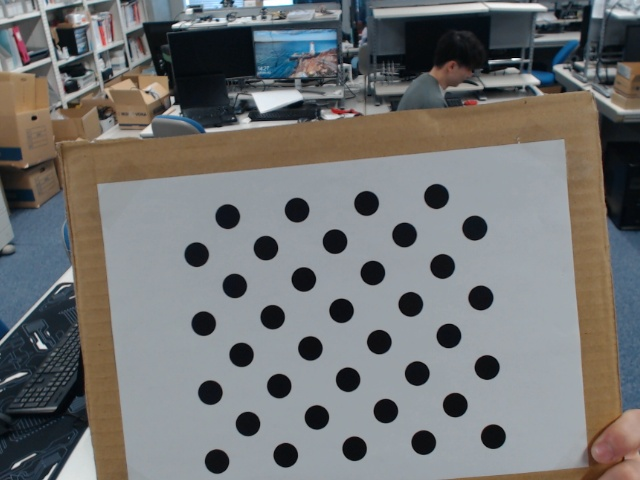
#> input picture Calibration/calibration_data/pic0.jpg, 640 x 480 px; its folder holds 4 pictures in this run
$ python circle_calibration.py
#> lines starting #> are read from the running program, lines starting #| are printed output that depends on the picture
"""
Asymmetry-CircleGridでカメラキャリブレーションを行う
"""

import numpy as np
import cv2
import os
import glob
from tqdm import tqdm    # 繰り返し処理の進捗を表示するためもの
grid_size = (4, 9)

criteria = (cv2.TERM_CRITERIA_EPS + cv2.TERM_CRITERIA_MAX_ITER, 30, 0.001)

# Creating vector to store vectors of 3D points for each checkerboard image
objpoints = []          # 三次元座標(ワールド座標)を格納する配列
# Creating vector to store vectors of 2D points for each checkerboard image
imgpoints = []          # 二次元座標(画像座標)を格納する配列

# 3Dオブジェクトポイント（ワールド座標系の座標）
objp = np.zeros((np.prod(grid_size), 3), dtype=np.float32)
objp[:, :2] = np.mgrid[0:grid_size[0], 0:grid_size[1]].T.reshape(-1, 2)

images = glob.glob('./Calibration/calibration_data/*.jpg')
print("全ての画像の交点の画像座標を求めています")
for filepath in tqdm(images):       # ※tqdmは繰り返し処理の進捗を表示するためのもの
    img = cv2.imread(filepath)                      # 変数filepathが持っている名前の画像を開く
#> img is the input picture: shape (480, 640, 3); mean B, G, R 115.7, 116, 115.1
    gray = cv2.cvtColor(img,cv2.COLOR_BGR2GRAY)
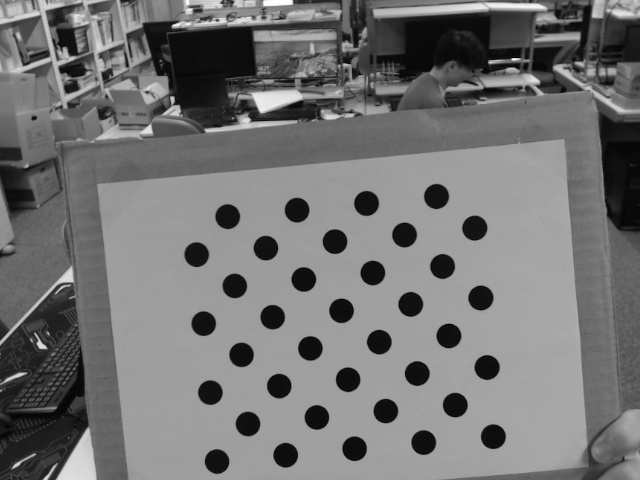
#> gray: shape (480, 640); min 0, max 255, mean 115.8
    found, corners = cv2.findCirclesGrid(gray, grid_size, flags=cv2.CALIB_CB_ASYMMETRIC_GRID)
#> found = True; corners = 36 rows, first 8: [216.5, 461], [209.9, 392.2], [203.2, 323.2], [196.2, 254.2], [247.5, 423.5], [241.1, 354.4], [234.3, 285.5], [227.2, 216.2]

    if found:
        objpoints.append(objp)          # 交点のワールド座標をobjpointsに追加
        # refining pixel coordinates for given 2d points.
        corners2 = cv2.cornerSubPix(gray,corners,(11,11),(-1,-1),criteria)
#> corners2 = 36 rows, first 8: [216.5, 461], [220.3, 383.8], [213.6, 331.6], [196.2, 254.2], [247.5, 423.5], [249.2, 343.9], [243.1, 295.5], [235.3, 205.5]

        imgpoints.append(corners2)
#> pass 2 of the loop `for filepath in tqdm(images):`:
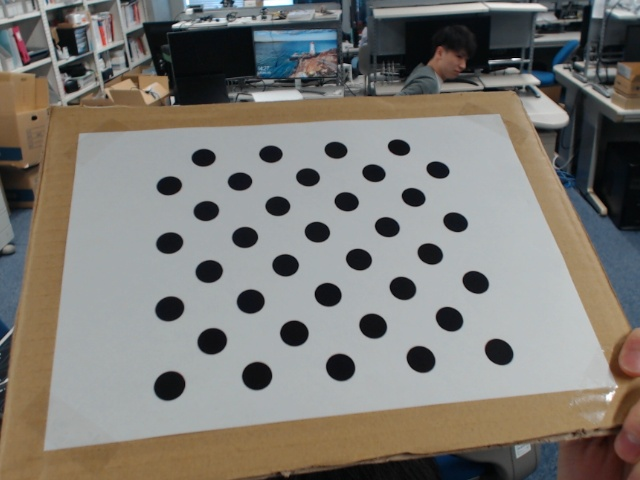
#> input picture Calibration/calibration_data/pic1.jpg, 640 x 480 px
#> img is the input picture: shape (480, 640, 3); mean B, G, R 117.7, 123.3, 126
#> `gray = cv2.cvtColor(img,cv2.COLOR_BGR2GRAY)`:
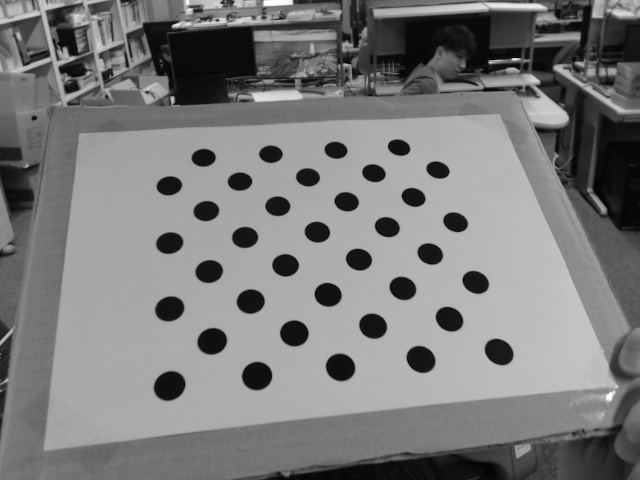
#> gray: shape (480, 640); min 0, max 255, mean 123.5
#> corners = 36 rows, first 8: [169.1, 385.5], [169.3, 308.4], [169.2, 242.6], [168.8, 185.4], [211.7, 340.8], [208.7, 271.1], [205.8, 210.6], [203.1, 157.3]
#> corners2 has the same summary as corners
#> pass 3 of the loop `for filepath in tqdm(images):`:
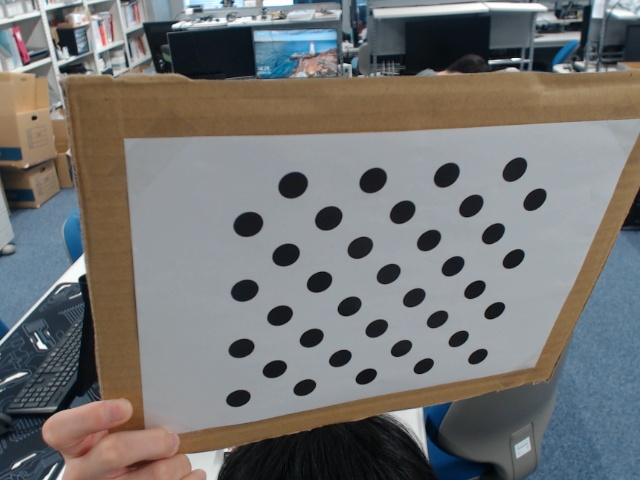
#> input picture Calibration/calibration_data/pic10.jpg, 640 x 480 px
#> img is the input picture: shape (480, 640, 3); mean B, G, R 115.5, 116.6, 116.8
#> `gray = cv2.cvtColor(img,cv2.COLOR_BGR2GRAY)`:
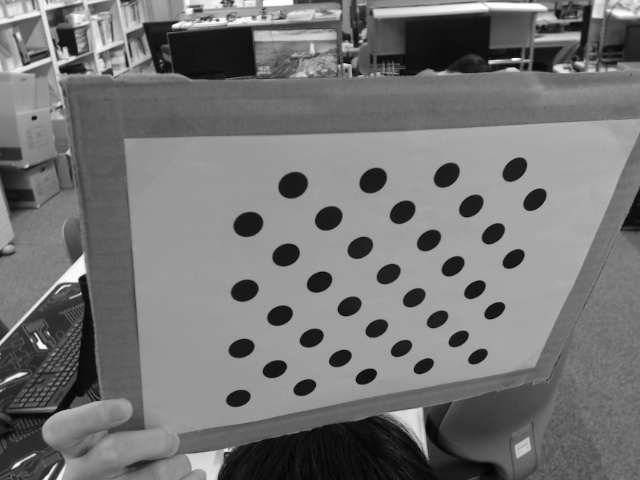
#> gray: shape (480, 640); min 3, max 255, mean 116.6
#> corners = 36 rows, first 8: [237.9, 397.9], [241, 347.9], [244.3, 290.2], [247.8, 223.9], [274.3, 368.7], [279.5, 315.1], [285.6, 254.5], [292.6, 184.7]
#> corners2 has the same summary as corners
#> the loop made 4 passes; the first 3 are shown

print("\nカメラキャリブレーションを行っています")
ret, mtx, dist, rvecs, tvecs = cv2.calibrateCamera(objpoints, imgpoints, gray.shape[::-1],None,None)    # ここでカメラキャリブレーションを行っている

print(f'\n内部パラメータ: \n{mtx}')
print(f'\n歪み係数: \n{dist}')
#print(f'\n外部パラメータの回転行列：\n{rvecs}')
#print(f'\n外部パラメータの並進ベクトル：\n{tvecs}')

# 予め求めておくことができるのは内部パラメータと歪み係数である．
# カメラの位置を動かすと外部パラメータは変わってしまうので，この段階で求めた外部パラメータは必要ない．

#【参考】
# https://miyashinblog.com/opencv-undistort/
